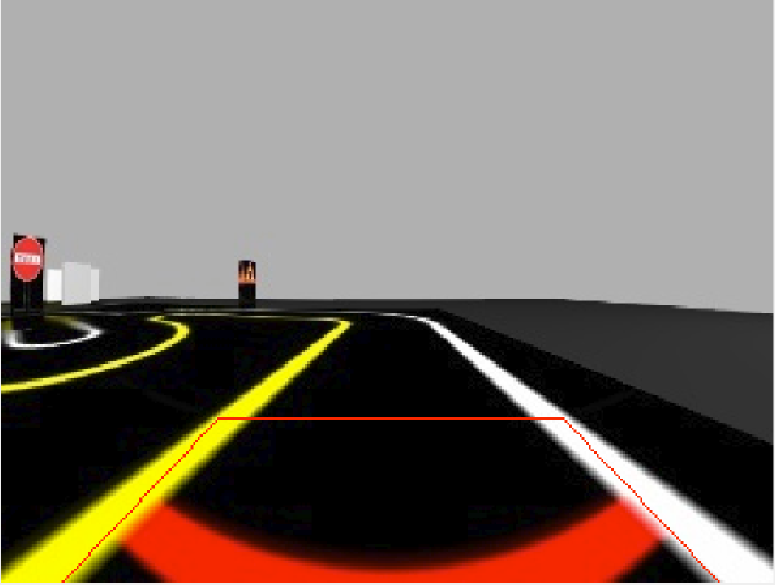
#> input picture road.png, 1549 x 1169 px, found by its file name (shown at 1/2 size)
$ python road_test.py
#> lines starting #> are read from the running program, lines starting #| are printed output that depends on the picture; after the words box and inside, x2 and y2 are one past the last pixel; in counts of white or black regions, pixels touching at a corner belong together
import cv2 as cv
import numpy as np

# 1단계: 이미지 로드
img = cv.imread('road.png')
#> img is the input picture: shape (1169, 1549, 3); mean B, G, R 102.5, 111.6, 122.4
scale = 0.4
img_resized = cv.resize(img, (int(img.shape[1] * scale), int(img.shape[0] * scale)))
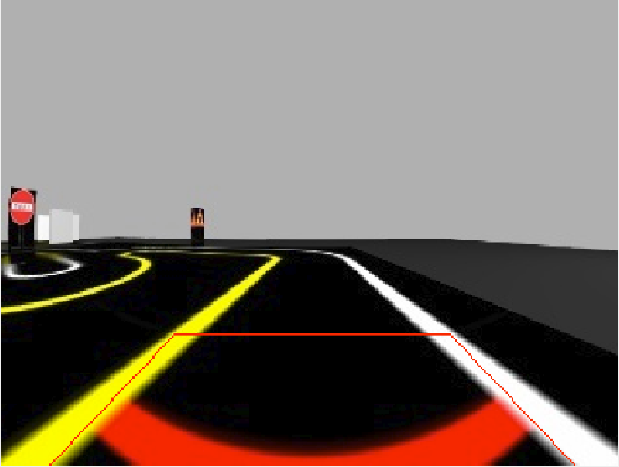
#> img_resized: shape (467, 619, 3); mean B, G, R 102.5, 111.6, 122.5

gray = cv.cvtColor(img_resized, cv.COLOR_BGR2GRAY)
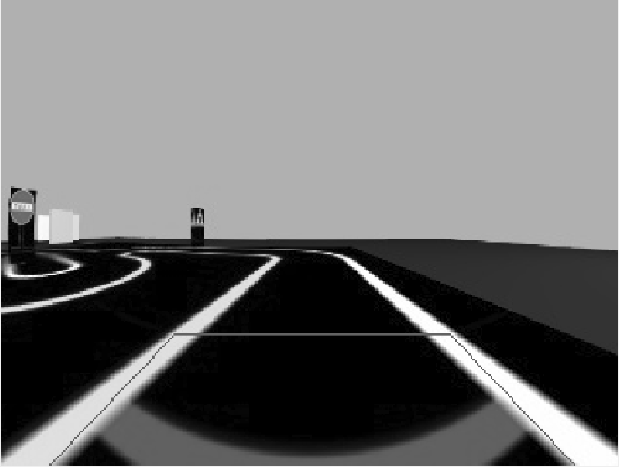
#> gray: shape (467, 619); min 0, max 255, mean 113.8

# 2단계: 블러 + 캐니
blur = cv.GaussianBlur(gray, (5, 5), 0)
edges = cv.Canny(blur, 100, 200)
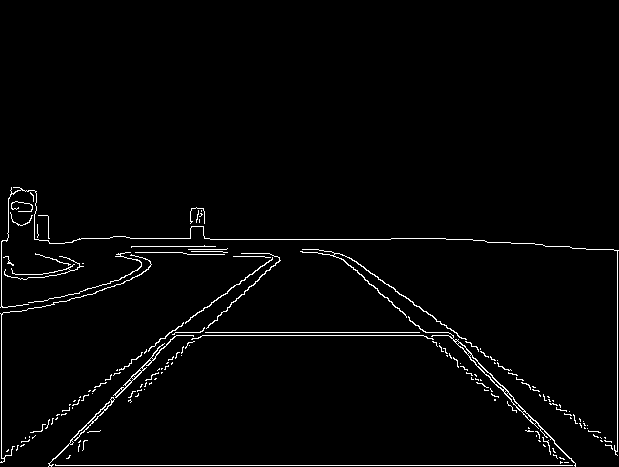
#> edges: shape (467, 619); 2.2% white in thin lines or dots, all inside (x1, y1, x2, y2) = (0, 187, 619, 467)

# 3단계: ROI 마스크 만들기
height, width = edges.shape
#> height = 467; width = 619
mask = np.zeros_like(edges)

# 도로 부분만 남기는 다각형
roi = np.array([[
    (0, height),
    (width // 2 - 80, height // 2 + 30),
    (width // 2 + 80, height // 2 + 30),
    (width, height)
]], dtype=np.int32)

cv.fillPoly(mask, roi, 255)
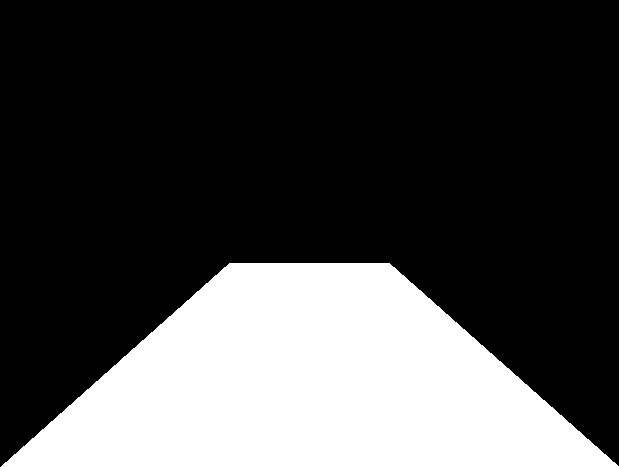
#> mask: shape (467, 619); 27.5% white; 1 white region, box (x1, y1, x2, y2) and area: (1, 263, 619, 467) 79483
roi_edges = cv.bitwise_and(edges, mask)
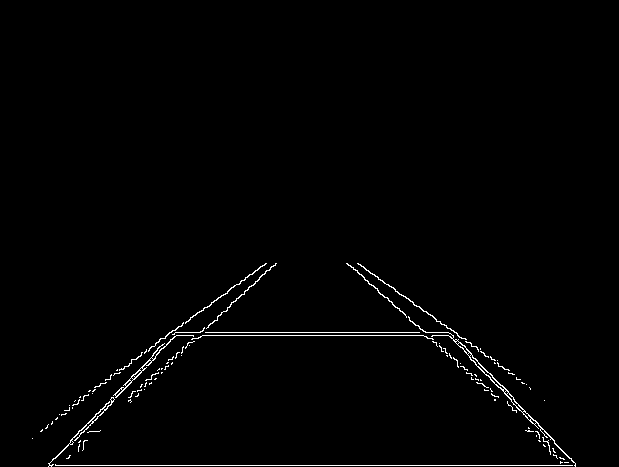
#> roi_edges: shape (467, 619); 1.2% white in thin lines or dots, all inside (x1, y1, x2, y2) = (32, 263, 576, 467)

roi_points = roi.copy()

# ROI영역 시각화
roi_visual = img_resized.copy()
cv.polylines(roi_visual, roi_points, True, (255, 0, 0), 2)
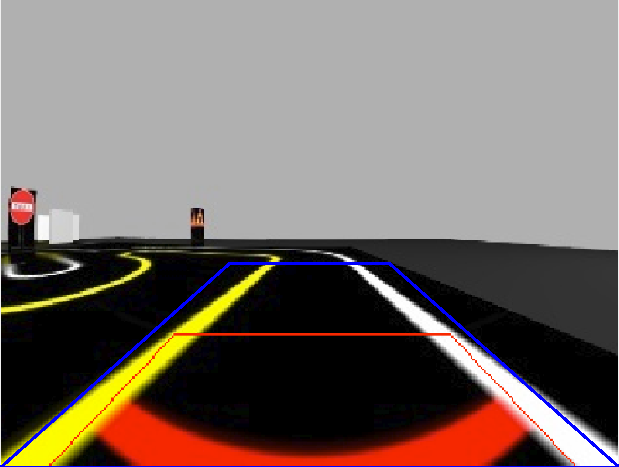
#> roi_visual: shape (467, 619, 3); 1.06% of pixels changed, all inside (x1, y1, x2, y2) = (0, 262, 619, 467)

cv.imshow('ROI Area', roi_visual)

# 4단계: 허프 직선 변환
lines = cv.HoughLinesP(
    roi_edges,
    1,
    np.pi / 180,
    threshold=40,
    minLineLength=80,
    maxLineGap=20
)
#> lines = 18 rows, first 6: [49, 465, 575, 465], [169, 332, 456, 332], [166, 335, 458, 335], [84, 395, 265, 263], [365, 269, 514, 374], [347, 263, 445, 348]

# 5단계: 기울기 필터링 후 그리기
result = img_resized.copy()

if lines is not None:
    for line in lines:
        x1, y1, x2, y2 = line[0]

        # 0으로 나누기 방지
        if x2 == x1:
            continue

        slope = (y2 - y1) / (x2 - x1)

        # 너무 수평이거나 너무 수직에 가까운 선 제거
        if abs(slope) < 0.5:
            continue

        # 차선처럼 보이는 선만 그리기
        cv.line(result, (x1, y1), (x2, y2), (0, 255, 0), 3)
#> this loop made 18 passes
#> (x1, y1, x2, y2, slope) on passes 1 to 12: (49, 465, 575, 465, 0), (169, 332, 456, 332, 0), (166, 335, 458, 335, 0), (84, 395, 265, 263, -0.729), (365, 269, 514, 374, 0.705), (347, 263, 445, 348, 0.867), (84, 426, 190, 317, -1.03), (348, 265, 516, 412, 0.875), (128, 397, 276, 263, -0.905), (59, 414, 265, 264, -0.728), (432, 315, 575, 463, 1.03), (49, 464, 155, 358, -1)
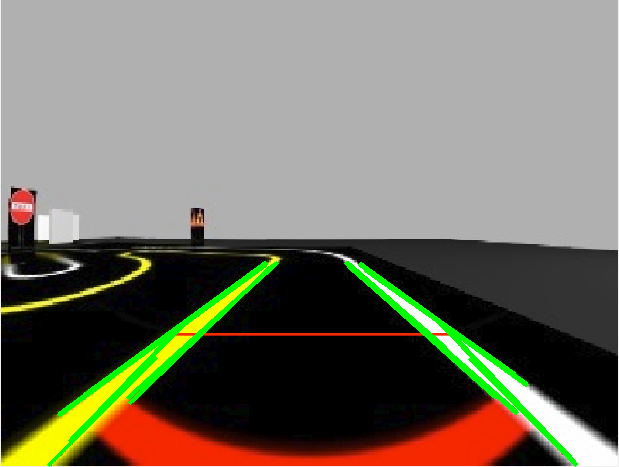
#> result: shape (467, 619, 3); 2.68% of pixels changed, all inside (x1, y1, x2, y2) = (47, 261, 578, 467)

cv.imshow('Gray', gray)
cv.imshow('Edges', edges)
cv.imshow('ROI Edges', roi_edges)
cv.imshow('Lane Detection', result)
cv.waitKey(0)
cv.destroyAllWindows()
